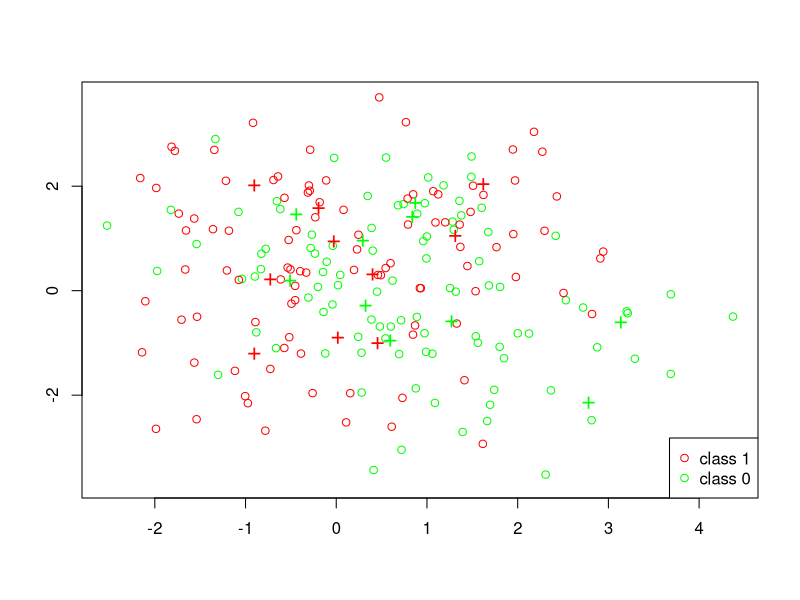
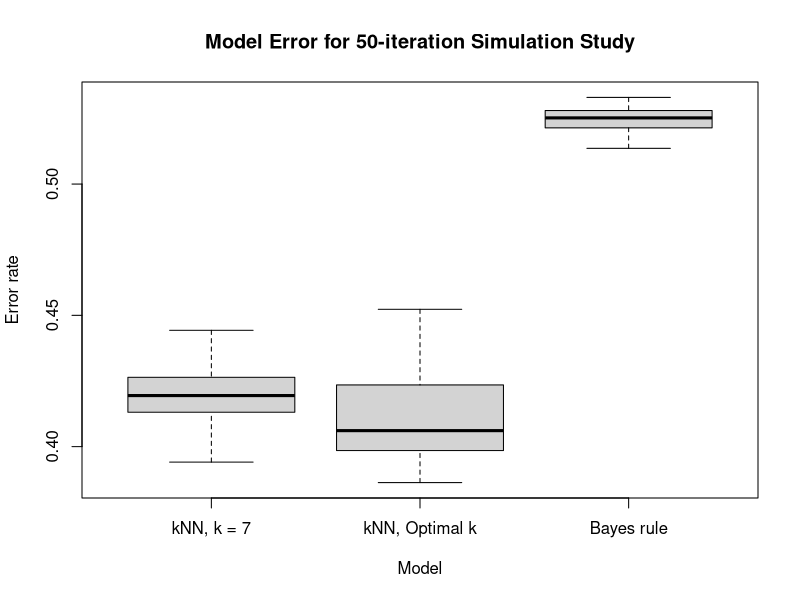

The R source for these figures, in order:
## ---- chunk 1
# Set Seed
set.seed(235)

# import necessary libraries
library(class)

csize = 10
p = 2        
s_centers = 1
s_x = 1

m1 = matrix(rnorm(csize*p), csize, p)*s_centers + cbind( rep(1,csize), rep(0,csize) )
m0 = matrix(rnorm(csize*p), csize, p)*s_centers + cbind( rep(0,csize), rep(1,csize) )
## ---- chunk 2
# Training sample of size 200
n = 100
id1 = sample(1:csize, n, replace=TRUE)
id0 = sample(1:csize, n, replace=TRUE)  
traindata = matrix(rnorm(2*n*p), 2*n, p)*s_x + rbind(m1[id1,], m0[id0,])
dim(traindata)
Ytrain = rep(c(1, 0), each = n)

# Test sample of size 10,000

N = 5000
# Allocate the n samples for class 1  to the 10 clusters
id1 = sample(1:csize, N, replace=TRUE)
# Allocate the n samples for class 1 to the 10 clusters
id0 = sample(1:csize, N, replace=TRUE)  
testdata = matrix(rnorm(2*N*p), 2*N, p)*s_x + rbind(m1[id1,], m0[id0,])
dim(testdata)
Ytest = rep(c(1, 0), each = N)
## ---- chunk 3
plot(traindata[,1], traindata[,2], type="n", xlab="", ylab="")
points(traindata[1:n,1], traindata[1:n,2], col="green")
points(traindata[(n+1):(2*n),1], traindata[(n+1):(2*n),2], col="red")
points(m1[1:csize,1], m1[1:csize,2], pch="+", cex=1.5, col="green")
points(m0[1:csize,1], m0[1:csize,2], pch="+", cex=1.5, col="red");   
legend("bottomright", pch = c(1,1), col = c("red", "green"), legend = c("class 1", "class 0"))
## ---- chunk 4
# Euclidean helper function
euclidean_distance = function(point1, point2) {
  if (length(point1) == length(point2)) {
    return(sqrt(sum((point1 - point2)^2)))
  } else {
    stop('Vectors must be of the same length')
  }
}



knn_from_scratch = function(train, test, truth, k) {
  
  expanded_test_data = matrix(rep(test,each = nrow(train)), ncol=2)
  expanded_train_data = matrix(rep(t(train), times = nrow(test)), ncol=2, byrow = TRUE)
  # Repeat test rows to subtract from corresponding training rows
  
  train_less_test = expanded_train_data - expanded_test_data
  train_less_test_sum_squares = rowSums(train_less_test^2)
  neighbor_distances = matrix(sqrt(train_less_test_sum_squares),nrow=nrow(test), byrow=TRUE)
  # Take the sum of squares of the difference between test points from training points
  # Uses vector functionality to calculate each point's distance to neighbors
  
  nearest_neighbor_address = function(j) {
    return(head(order(j),k))
  }
  # Function to get k nearest neighbors (temp variable j for k)
  
  neighborhood_votes = apply(neighbor_distances, 1, nearest_neighbor_address)
  # Return address of each row's nearest neighbor
  
  neighborhood_votes_v = matrix(truth[neighborhood_votes], nrow=nrow(test), byrow=TRUE)
  # Collect votes from nearest neighbor
  
  determine_winner = function(point){
    if (sum(point) > k/2) {
      return(1)
    } else if (sum(point) < k/2) {
      return(0)
    } else {
      return(sample(0:1, 1))
    }
  }
  # Determine winner given votes of k nearest neighbors. Ties are broken randomly.
  
  predictions = apply(neighborhood_votes_v, 1, determine_winner)
  return(predictions)
}

# 2. Explain how you handle distance ties and voting ties; distance ties may
#   occur when you have multiple (training) observations that are equidistant
#   from a test observation. voting ties may occur when K is an even number and
#   you have 50% of the k-nearest-neighbors from each of the two classes.
  
# Ans: If the number of votes for each point is the same, we have decided to 
#   randomly generate a class for that particular test point because the two
#   classes at that point are equally as likely.

#  3. Test your code with the training/test data you just generated when 
#   K = 1, 3, 5; and compare your results with knn in R or sklearn.neighbors in
#   Python. Report your results (on the test data) as a 2-by-2 table
#   (confusion matrix) for each K value. Report the results from knn or
#   sklearn.neighbors as a 2-by-2 table (confusion matrix) for each K value

# k = 1
baseline_test.pred = knn(traindata, testdata, Ytrain, k=1)
table(Ytest, baseline_test.pred)
implementation_test.pred = knn_from_scratch(traindata, testdata, Ytrain, k=1)
table(Ytest, implementation_test.pred)

# k = 3
baseline_test.pred = knn(traindata, testdata, Ytrain, k=3)
table(Ytest, baseline_test.pred)
implementation_test.pred = knn_from_scratch(traindata, testdata, Ytrain, k=3)
table(Ytest, implementation_test.pred)

# k = 5
baseline_test.pred = knn(traindata, testdata, Ytrain, k=5)
table(Ytest, baseline_test.pred)
implementation_test.pred = knn_from_scratch(traindata, testdata, Ytrain, k=5)
table(Ytest, implementation_test.pred)
## ---- chunk 5
get_best_k = function(x, y) {
  
  # init variables for looping through k values
  max_k = 180
  fold_count = 10
  k_values = 1:max_k
  average_errors = rep(0, max_k)
  fold_size = floor(nrow(x) / fold_count)
  random_idx = sample(1:nrow(x))

  # loop through values of k, for each, calculate n-fold cv error
  for (k in k_values){
    # cumulative error for averaging out at the end
      error = 0
      
    for (fold in 1:fold_count){
      # calculate the index for train/validate for this fold 
      # do this by getting ordered idx (e.g. 1:10), then using that to get rand idx
      ordered_val_idx = ((fold - 1) * fold_size + 1) : (fold * fold_size)
      val_idx = random_idx[ordered_val_idx]
      
      # split data into train/val. Use negative index to exclude ones we don't want
      fold_train_x = x[-val_idx, ]
      fold_train_y = y[-val_idx]
      fold_val_x = x[val_idx, ]
      fold_val_y = y[val_idx]
      
      # Make prediction
      fold_predicted_y = knn(fold_train_x, fold_val_x, fold_train_y, k=k)
        
      # Sum the error
      error = error + sum(fold_predicted_y != fold_val_y)
    }
      
    # Add error to array to track
    average_errors[k] = error / fold_count
  }
  
  # uncomment to debug
  # plot(average_errors, xlab="k", ylab="Average error count", main="Error vs K")
  
  # Find lowest error (larger k breaks tie) which.max returns first, so reversing
  # array will get us last
  min_idx = length(average_errors) - which.min(rev(average_errors)) + 1
  min_error = average_errors[min_idx]
  best_k = k_values[min_idx]

return(best_k)
}
## ---- chunk 6
# now train model using our preferred k
best_k = get_best_k(traindata, Ytrain)
predicted = knn(traindata, testdata, Ytrain, k=best_k)
actual = Ytest
print(table(actual, predicted))
## ---- chunk 7
# now train model using our preferred k
bayes_rule = function(x, s, m1, m0) {
  # x = x values 
  # s = sigma used to generate x
  # m0 = means of class 0 (for each center)
  # m1 - means of class 1 (for each center)
  
  # from assignment 1 (campuswire #36)
  
  # initialize variables for loop
  center_count = nrow(m1)
  numerator = rep(0, nrow(x))
  denominator  = rep(0, nrow(x))
  
  # iterate through centers, and sum for each
  for(center in center_count){
    current_m1 = m1[center, ]
    current_m0 = m0[center, ]
    
    # get norm of each row
    m1_norm = apply(x - current_m1, 1, function(row) sqrt(sum(row^2)))
    m0_norm = apply(x - current_m0, 1, function(row) sqrt(sum(row^2)))
    
    # calculate numerator and denominator portions for each center
    numerator = numerator + exp(-m1_norm^2 / (2 * s^2))
    denominator = denominator + exp(-m0_norm^2 / (2 * s^2))
  }
  
  # return 1 if numerator is bigger else 0
  return(as.numeric(numerator >= denominator))
}
## ---- chunk 8
# get prediction, output to table 
predicted = bayes_rule(testdata, s_x, m1, m0)
actual = Ytest
print(table(actual, predicted))
## ---- chunk 9
# parameters for the simulation
n_sims = 50
n_train = 200
n_test = 10000

# initialize data collection 
errors = matrix(0, nrow=n_sims, ncol=3)
best_ks = rep(0, n_sims)

# iterate, run each simulation
for (sim in 1:n_sims) {
  
  #####  generate data #####
  n = n_train/2
  id1 = sample(1:csize, n, replace=TRUE)
  id0 = sample(1:csize, n, replace=TRUE)  
  train_x = matrix(rnorm(2*n*p), 2*n, p)*s_x + rbind(m1[id1,], m0[id0,])
  train_y = rep(c(1, 0), each = n)

  N = n_test/2
  # Allocate the n samples for class 1  to the 10 clusters
  id1 = sample(1:csize, N, replace=TRUE)
  # Allocate the n samples for class 1 to the 10 clusters
  id0 = sample(1:csize, N, replace=TRUE)  
  test_x = matrix(rnorm(2*N*p), 2*N, p)*s_x + rbind(m1[id1,], m0[id0,])
  test_y = rep(c(1, 0), each = N)
  
  #####  run the models #####
  # knn with K  7
  predicted_y_knn7 = knn(train_x, test_x, train_y, k=7)
  
  # knn with best k
  best_k = get_best_k(train_x, train_y)
  predicted_y_knn_best = knn(train_x, test_x, train_y, k=best_k)
 
  # bayes 
  predicted_y_bayes = bayes_rule(test_x, s_centers, m1, m0)
  
  #####  store output data #####
  errors[sim, 1] = sum(predicted_y_knn7 != test_y) / n_test
  errors[sim, 2] = sum(predicted_y_knn_best != test_y) / n_test
  errors[sim, 3] = sum(predicted_y_bayes != test_y) / n_test
  best_ks[sim] = best_k
}

boxplot(errors, 
        main = 'Model Error for 50-iteration Simulation Study',
        xlab = 'Model',
        ylab = 'Error rate',
        names = c('kNN, k = 7', 'kNN, Optimal k', 'Bayes rule')
        )
## ---- chunk 10
print(summary(best_ks))
